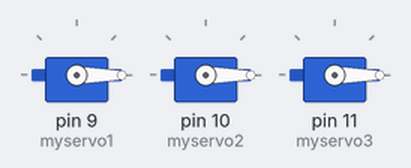
Bench run of a sketch on a simulated Arduino Uno, built with avr-gcc and run on an emulated ATmega328P. Shown: 3 × servo.

Above: at 0.05 s.
At 2.8 s:
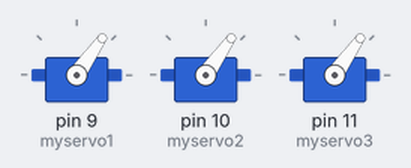
At 4.45 s:
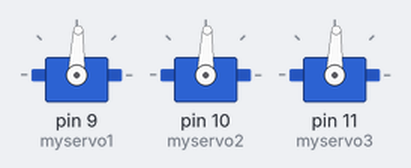
At 5.55 s:
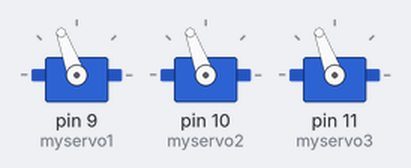
At 8.3 s:
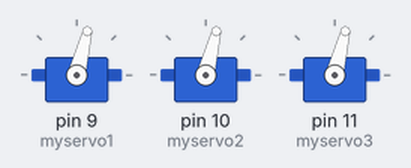
At 11.1 s:
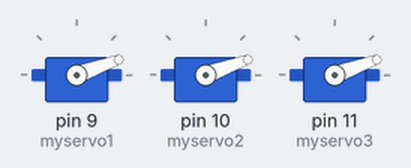
Timing chart, 0 to 15.8 s (numbered marks = the images above):
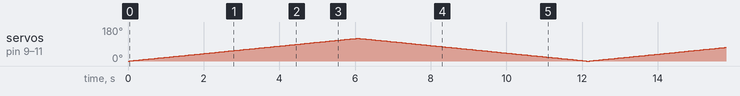

The sketch:

multiple_servo.ino
```cpp
#include <Servo.h>

Servo myservo1;  // create servo object to control a servo
// twelve servo objects can be created on most boards
Servo myservo2;
Servo myservo3;
Servo myservo4;
Servo myservo5;
Servo myservo6;

int pos = 0;    // variable to store the servo position

void setup() {
  myservo1.attach(9);  // attaches the servo on pin 9 to the servo object
  myservo2.attach(10);
  myservo3.attach(11 );
}

void loop() {
  for (pos = 0; pos <= 120; pos += 1) { // goes from 0 degrees to 180 degrees
    // in steps of 1 degree
    myservo1.write(pos);              // tell servo to go to position in variable 'pos'
    myservo2.write(pos);
    myservo3.write(pos);

    delay(50);                       // waits 15ms for the servo to reach the position
  }
  for (pos = 120; pos >= 0; pos -= 1) { // goes from 180 degrees to 0 degrees
    myservo1.write(pos);              // tell servo to go to position in variable 'pos'
     myservo2.write(pos);
    myservo3.write(pos);


    delay(50);                       // waits 15ms for the servo to reach the position
  }
}
```
